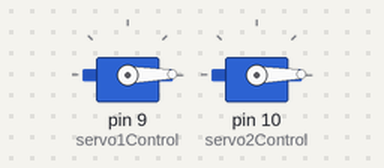
The sketch below on a simulated Arduino Uno, built with avr-gcc and run on an emulated ATmega328P. On the bench: 2 × servo.

Above: at 0.05 s.
At 1.25 s:
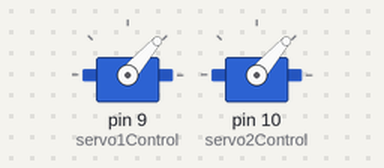
At 2.1 s:
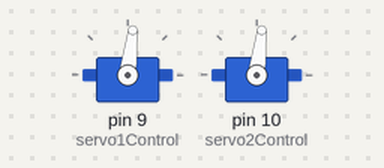
At 4.2 s:
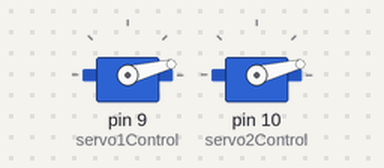
Timing chart, 0 to 5.9 s (numbered marks = the images above):
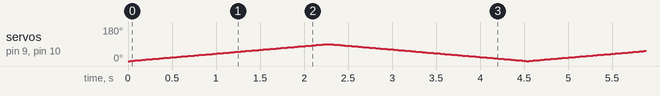

The sketch:

servoTest.ino
```cpp
#include <Servo.h>

Servo servo1;
Servo servo2;
int servo1Pos = 0;
int servo2Pos = 0;
const int servo1Control = 9;
const int servo2Control = 10;
const int movementDelay = 25;
void setup()
{
  servo1.attach(servo1Control);
  servo2.attach(servo2Control);
}


void loop()
{
  for(servo1Pos = 0, servo2Pos =0;
      servo1Pos < 90;
      servo1Pos += 1, servo2Pos +=1)
  {
    servo1.write(servo1Pos);
    servo2.write(servo2Pos);
    delay(movementDelay);
  }

  for(servo1Pos = 90, servo2Pos = 90;
      servo1Pos>=1;
      servo1Pos-=1,servo2Pos-=1)
  {
    servo1.write(servo1Pos);
    servo2.write(servo2Pos);
    delay(movementDelay);
  }
}
```
